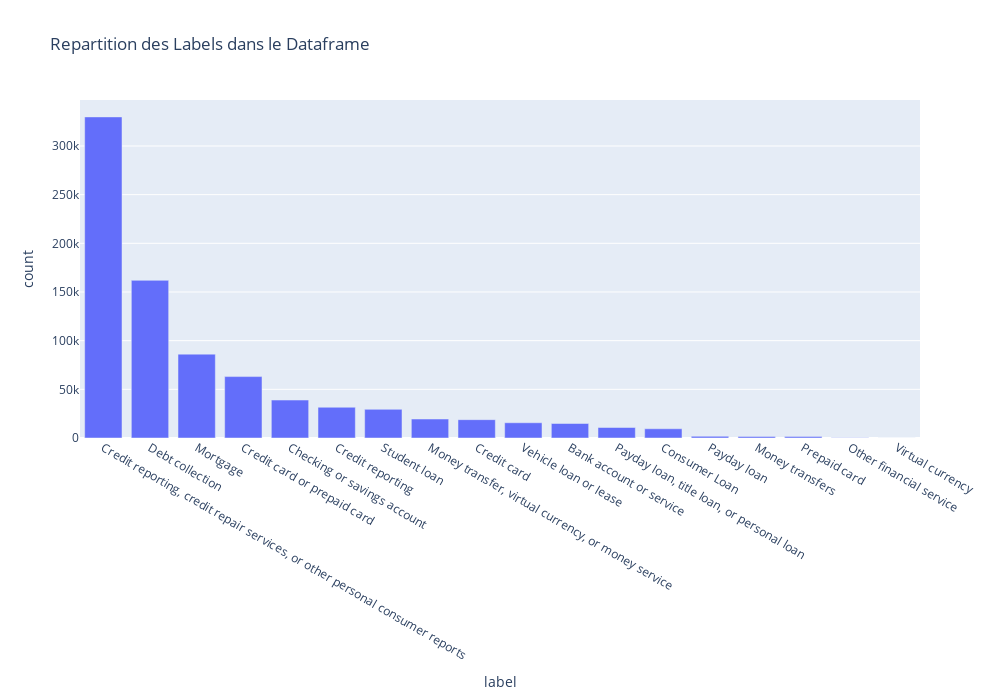

The cell this chart's notebook holds for it:
### Code cell
labels_repartition = px.bar(label_counts, x='label', y='count', title='Repartition des Labels dans le Dataframe', width=1000, height=700)
labels_repartition.show()

### Figure 1 — Plotly figure (JSON) as saved in the notebook; plotly's stock layout.template omitted (floating-point values rounded to 4 significant figures)
{"data": [{"alignmentgroup": "True", "hovertemplate": "label=%{x}<br>count=%{y}<extra></extra>", "legendgroup": "", "marker": {"color": "#636efa", "pattern": {"shape": ""}}, "name": "", "offsetgroup": "", "orientation": "v", "showlegend": false, "textposition": "auto", "type": "bar", "x": ["Credit reporting, credit repair services, or other personal consumer reports", "Debt collection", "Mortgage", "Credit card or prepaid card", "Checking or savings account", "Credit reporting", "Student loan", "Money transfer, virtual currency, or money service", "Credit card", "Vehicle loan or lease", "Bank account or service", "Payday loan, title loan, or personal loan", "Consumer Loan", "Payday loan", "Money transfers", "Prepaid card", "Other financial service", "Virtual currency"], "xaxis": "x", "y": [329868, 161972, 86156, 63095, 38986, 31588, 29430, 19488, 18838, 15659, 14885, 10774, 9470, 1746, 1497, 1450, 292, 16], "yaxis": "y"}], "layout": {"barmode": "relative", "height": 700, "legend": {"tracegroupgap": 0}, "title": {"text": "Repartition des Labels dans le Dataframe"}, "width": 1000, "xaxis": {"anchor": "y", "domain": [0, 1], "title": {"text": "label"}}, "yaxis": {"anchor": "x", "domain": [0, 1], "title": {"text": "count"}}}}
